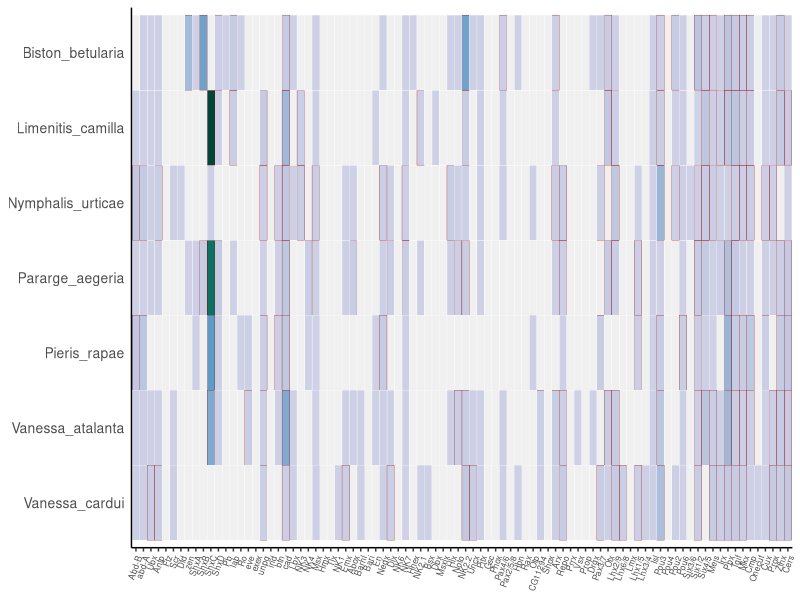
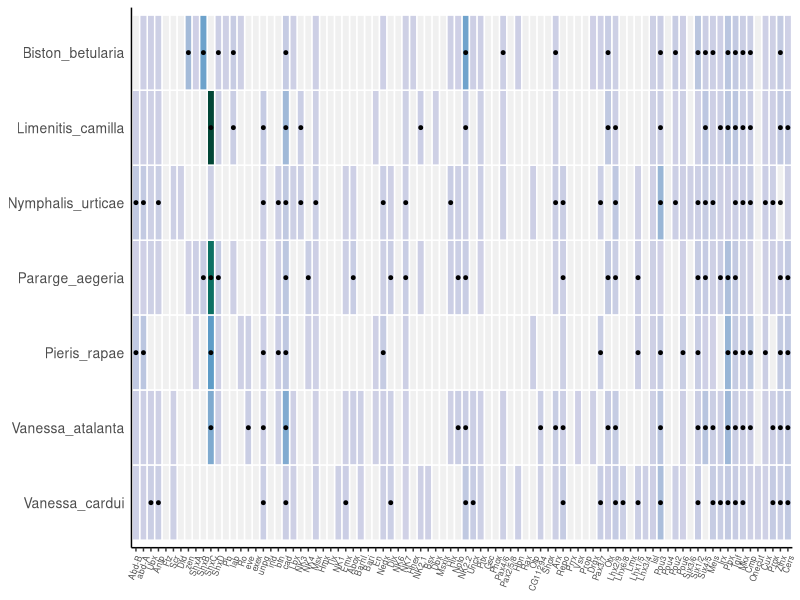

Write the R code that produced these figures, in order.
library(ggplot2)
library(dplyr)


homeobox_expression <- read.delim("homeobox_expression.tsv", header=FALSE)
homeobox_expression[homeobox_expression== 0] <- NA  

gene_list<-c('Abd-B', 'abd-A', 'Ubx', 'Antp', 'Ftz', 'Scr', 'Dfd', 'zen', 'ShxA', 'ShxB', 'ShxC', 'ShxD', 'Pb', 'lab', 'Ro', 'eve', 'exex', 'unpg', 'ind', 'btn', 'cad', 'Lbx', 'NK3', 'NK4', 'Msx', 'Hmx', 'Tlx', 'NK1', 'Emx', 'Abox', 'Barhl', 'Bari', 'En', 'Nedx', 'Dlx', 'NK6', 'NK7', 'Hhex', 'NK2.1', 'Bsx', 'Dbx', 'Msxlx', 'Hlx', 'Noto', 'NK2.2', 'Uncx', 'Pitx', 'Gsc', 'Phox', 'Pax4/6', 'Pax2/5/8', 'Hbn', 'Rax', 'Otp', 'CG11294', 'Shox', 'Arx', 'Repo', 'Prrx', 'Vsx', 'Prop', 'Drgx', 'Pax3/7', 'Otx', 'Lhx2/9', 'Lhx6/8', 'Lmx', 'Lhx1/5', 'Lhx3/4', 'Isl', 'Pou3', 'Pou4', 'Pou2', 'Pou6', 'Six3/6', 'Six1/2', 'Six4/5', 'Meis', 'Irx', 'Pbx', 'Tgif', 'Mkx', 'Cmp', 'Onecut', 'Cux', 'Prox', 'Zfhx', 'Cers')

p<-ggplot(homeobox_expression, aes(fill=V5, x = factor(V3, level=gene_list), y = V1, colour = V6)) + geom_tile() + theme_classic() +
scale_colour_manual(values = c("#ffffff", "#990000")) +
scale_fill_gradientn(na.value = '#f0f0f0', colours = c('#d0d1e6', '#3690c0', '#016c59', '#014636'), guide = "legend") + theme(axis.text.x = element_text(angle = 70, hjust = 1, size = 6)) + 
theme(axis.text.y = element_text(size = 10), axis.ticks.y = element_blank(), axis.title.y = element_blank(), axis.title.x = element_blank(), strip.background = element_blank(), strip.text.y = element_blank(), legend.position = "none", panel.spacing = unit(0.005, "lines")) + scale_y_discrete(limits = rev)

pdf("homeobox_expression.pdf", height = 6, width = 18)
print(p)
dev.off()


######################################################
#Add dots for genes expressed over a certain threshold
######################################################

homeobox_expression <- read.delim("homeobox_expression.tsv", header=FALSE)
homeobox_expression[homeobox_expression== 0] <- NA  

gene_list<-c('Abd-B', 'abd-A', 'Ubx', 'Antp', 'Ftz', 'Scr', 'Dfd', 'zen', 'ShxA', 'ShxB', 'ShxC', 'ShxD', 'Pb', 'lab', 'Ro', 'eve', 'exex', 'unpg', 'ind', 'btn', 'cad', 'Lbx', 'NK3', 'NK4', 'Msx', 'Hmx', 'Tlx', 'NK1', 'Emx', 'Abox', 'Barhl', 'Bari', 'En', 'Nedx', 'Dlx', 'NK6', 'NK7', 'Hhex', 'NK2.1', 'Bsx', 'Dbx', 'Msxlx', 'Hlx', 'Noto', 'NK2.2', 'Uncx', 'Pitx', 'Gsc', 'Phox', 'Pax4/6', 'Pax2/5/8', 'Hbn', 'Rax', 'Otp', 'CG11294', 'Shox', 'Arx', 'Repo', 'Prrx', 'Vsx', 'Prop', 'Drgx', 'Pax3/7', 'Otx', 'Lhx2/9', 'Lhx6/8', 'Lmx', 'Lhx1/5', 'Lhx3/4', 'Isl', 'Pou3', 'Pou4', 'Pou2', 'Pou6', 'Six3/6', 'Six1/2', 'Six4/5', 'Meis', 'Irx', 'Pbx', 'Tgif', 'Mkx', 'Cmp', 'Onecut', 'Cux', 'Prox', 'Zfhx', 'Cers')

p<-ggplot(homeobox_expression, aes(fill=V5, x = factor(V3, level=gene_list), y = V1)) + geom_tile(colour = "#ffffff", size = 0.5) + theme_classic() +
geom_point(aes(size=V6)) +
scale_size_manual(values=c(sign=1, not_sign=NA), guide="none") +
scale_fill_gradientn(na.value = '#f0f0f0', colours = c('#d0d1e6', '#3690c0', '#016c59', '#014636'), guide = "legend") + theme(axis.text.x = element_text(angle = 70, hjust = 1, size = 6)) + 
theme(axis.text.y = element_text(size = 10), axis.ticks.y = element_blank(), axis.title.y = element_blank(), axis.title.x = element_blank(), strip.background = element_blank(), strip.text.y = element_blank(), legend.position = "none", panel.spacing = unit(0.005, "lines")) + scale_y_discrete(limits = rev)

pdf("homeobox_expression1.pdf", height = 6, width = 12)
print(p)
dev.off()